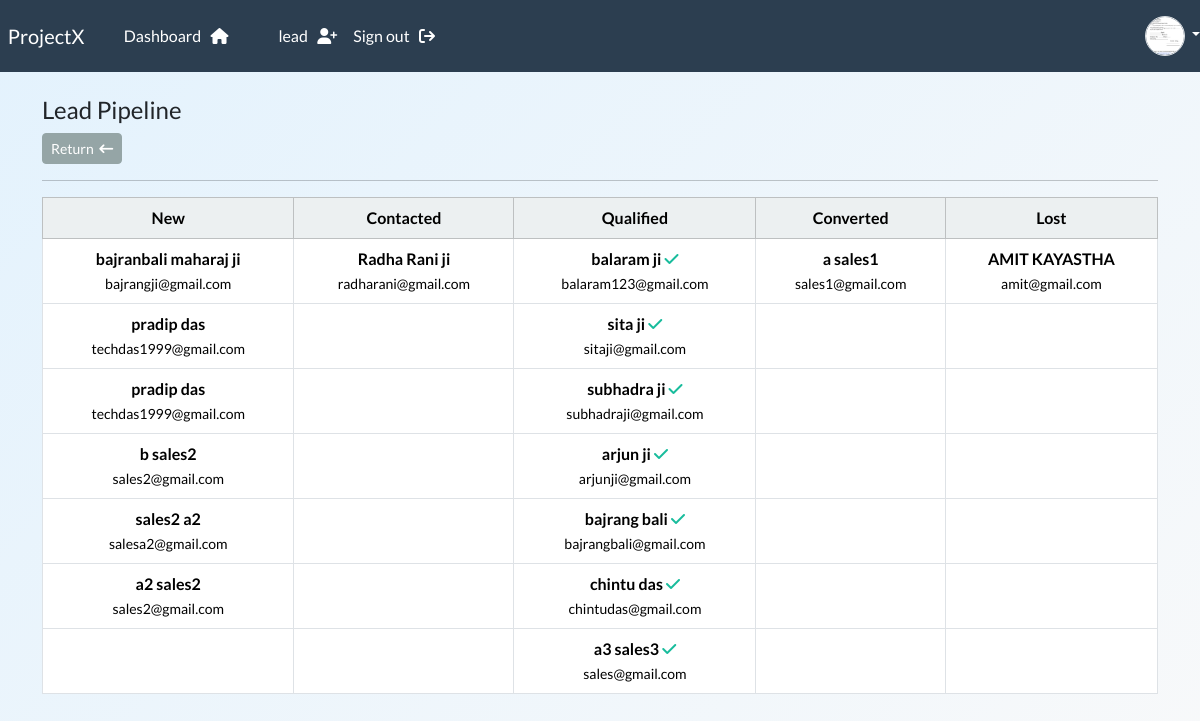
Screenshot of /leads/pipeline/ (signed in) with the database file from the repository.
### webapp/models.py (models this page shows, shortened)
class UserProfile(models.Model):
    ROLE_CHOICES = (
             ('admin', 'Admin'),
             ('manager', 'Manager'),
             ('sales', 'Sales'),
             ('viewer', 'Viewer'),
        )
    user = models.OneToOneField(User, on_delete=models.CASCADE, related_name='profile')
    role = models.CharField(max_length=20, choices=ROLE_CHOICES)
    profile_image = models.ImageField(
        upload_to='profiles/',
        default='profiles/default.png',
        blank=True,
        null=True
    )

class Lead(models.Model):
    STATUS_CHOICES = (
        ('new', 'New'),
        ('contacted', 'Contacted'),
        ('qualified', 'Qualified'),
        ('converted', 'Converted'),
        ('lost', 'Lost'),
    )
    first_name = models.CharField(max_length=100)
    last_name = models.CharField(max_length=100)
    email = models.EmailField(max_length=255)
    phone = models.CharField(max_length=20)
    status = models.CharField(max_length=20, choices=STATUS_CHOICES, default='new')
    created_by = models.ForeignKey(User, on_delete=models.CASCADE, related_name='created_leads')
    assigned_to = models.ForeignKey(User, on_delete=models.SET_NULL, null=True, blank=True, related_name='assigned_leads')
    created_at = models.DateTimeField(auto_now_add=True)
    updated_at = models.DateTimeField(auto_now=True)
    is_converted = models.BooleanField(default=False)

### webapp/views.py (the view)
# urls.py: path('leads/pipeline/', views.lead_pipeline, name='lead-pipeline'),
@login_required(login_url='my-login')
def lead_pipeline(request):
    new = list(Lead.objects.filter(status='new'))
    contacted = list(Lead.objects.filter(status='contacted'))
    qualified = list(Lead.objects.filter(status='qualified'))
    converted = list(Lead.objects.filter(status='converted'))
    lost = list(Lead.objects.filter(status='lost'))
    max_len = max(
        [len(new), len(contacted), len(qualified), len(converted), len(lost)],
        default=0
    )
    rows = []
    for i in range(max_len):
        rows.append({
            'new': new[i] if i < len(new) else None,
            'contacted': contacted[i] if i < len(contacted) else None,
            'qualified': qualified[i] if i < len(qualified) else None,
            'converted': converted[i] if i < len(converted) else None,
            'lost': lost[i] if i < len(lost) else None,
        })
    context = {
        'rows': rows
    }
    return render(request, 'webapp/kanban-lead-view.html', context)

### webapp/templates/webapp/kanban-lead-view.html
{% extends 'webapp/base.html' %}
{% block content %}
<h4 >Lead Pipeline</h4>
<a class="btn btn-secondary btn-sm" href="{% url 'leads' %}">
         Return &nbsp;<i class="fa-solid fa-arrow-left-long"></i>
</a>
<hr>
<table class="table table-bordered table-hover align-middle text-center">
    <thead class="table-light">
        <tr>
            <th>New</th>
            <th>Contacted</th>
            <th>Qualified</th>
            <th>Converted</th>
            <th>Lost</th>
        </tr>
    </thead>
     <tbody>
        {% for row in rows %}
        <tr>
            <td>
                {% if row.new %}
                    <strong>{{ row.new.first_name }} {{ row.new.last_name }}</strong><br>
                    <small>{{ row.new.email }}</small>
                {% endif %}
            </td>
            <td>
                {% if row.contacted %}
                    <strong>{{ row.contacted.first_name }} {{ row.contacted.last_name }}</strong><br>
                    <small>{{ row.contacted.email }}</small>
                {% endif %}
            </td>
            <td>
                {% if row.qualified %}
                    <strong>{{ row.qualified.first_name }} {{ row.qualified.last_name }}
                        <i class="fa-solid fa-check text-success"></i>
                    </strong><br>
                    <small>{{ row.qualified.email }}</small>
                {% endif %}
            </td>
            <td>
                {% if row.converted %}
                    <strong>
                        {{ row.converted.first_name }} {{ row.converted.last_name }}
                    </strong><br>
                    <small>{{ row.converted.email }}</small>
                {% endif %}
            </td>
            <td>
                {% if row.lost %}
                    <strong>{{ row.lost.first_name }} {{ row.lost.last_name }}</strong><br>
                    <small>{{ row.lost.email }}</small>
                {% endif %}
            </td>
        </tr>
        {% empty %}
        <tr>
            <td colspan="5" class="text-muted">No leads available</td>
        </tr>
        {% endfor %}
    </tbody>
{% endblock %}

### webapp/templates/webapp/navbar.html (shortened to what this page needs)
<nav class="navbar navbar-expand-lg navbar-dark bg-primary justify-content-center">
    <a class="navbar-brand main-heading" href="{% url '' %}">
      &nbsp; ProjectX
    </a>
      <div class="collapse navbar-collapse text-center" id="navbarNavDropdown">
        <ul class="navbar-nav mr-auto">
          {% if user.is_authenticated %}
            <li class="nav-item">
              <a class="nav-link" href="{% url 'dashboard' %}">Dashboard &nbsp; <i class="fa fa-home" aria-hidden="true"></i> </a>
            </li>
            <li class="nav-item">
            <a class="nav-link" href="{% url 'leads' %}">lead &nbsp; <i class="fa-solid fa-user-plus" aria-hidden="true"></i> </a>
            </li>
            <li class="nav-item">
              <a class="nav-link" href="{% url 'user-logout' %}">Sign out &nbsp; <i class="fa fa-sign-out" aria-hidden="true"></i> </a>
            </li>
        </ul>
        <ul class="navbar-nav ms-auto align-items-center">
        <li class="nav-item dropdown">
         <a class="nav-link dropdown-toggle p-0" href="#" role="button"
         data-bs-toggle="dropdown" aria-expanded="false">
          <img src="{% if request.user.profile.profile_image %}
                    {{ request.user.profile.profile_image.url }}
                    {% else %}
                     /media/profiles/default.png
                    {% endif %}"
           class="rounded-circle border"
           width="40"
           height="40"
           style="object-fit: cover; cursor: pointer;">
          </a>
      </li>
    </ul>
        {% endif %}
      </div>
  </nav>

### static/css/style.css (style rules this page uses)
body { background: linear-gradient(135deg, #e3f2fd, #f8f9fa); min-height: 100vh; }
.navbar .nav-link { text-decoration: none; }

### rows the page displays
Lead: new.first_name "bajranbali maharaj", new.last_name "ji", new.email "bajrangji@gmail.com", contacted.first_name "Radha", contacted.last_name "Rani ji", contacted.email "radharani@gmail.com", qualified.first_name "balaram", qualified.last_name "ji", qualified.email "balaram123@gmail.com", converted.first_name "a", converted.last_name "sales1", converted.email "sales1@gmail.com", lost.first_name "AMIT", lost.last_name "KAYASTHA", lost.email "amit@gmail.com"
Lead: new.first_name "pradip", new.last_name "das", new.email "techdas1999@gmail.com", qualified.first_name "sita", qualified.last_name "ji", qualified.email "sitaji@gmail.com"
Lead: new.first_name "pradip", new.last_name "das", new.email "techdas1999@gmail.com", qualified.first_name "subhadra", qualified.last_name "ji", qualified.email "subhadraji@gmail.com"
Lead: new.first_name "b", new.last_name "sales2", new.email "sales2@gmail.com", qualified.first_name "arjun", qualified.last_name "ji", qualified.email "arjunji@gmail.com"
Lead: new.first_name "sales2", new.last_name "a2", new.email "salesa2@gmail.com", qualified.first_name "bajrang", qualified.last_name "bali", qualified.email "bajrangbali@gmail.com"
Lead: new.first_name "a2", new.last_name "sales2", new.email "sales2@gmail.com", qualified.first_name "chintu", qualified.last_name "das", qualified.email "chintudas@gmail.com"
Lead: qualified.first_name "a3", qualified.last_name "sales3", qualified.email "sales@gmail.com"
